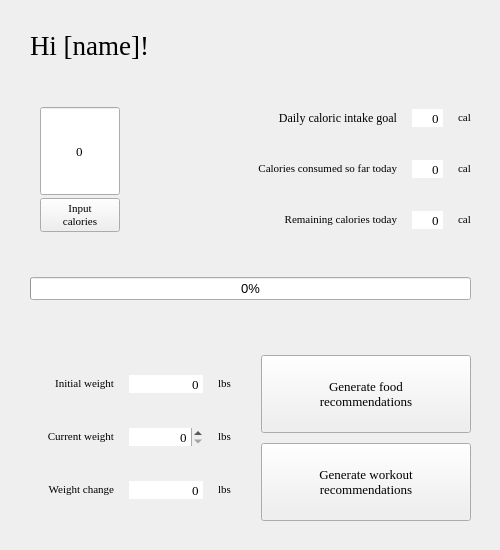
    <widget class="QWidget" name="mainpage">
     <widget class="QWidget" name="verticalLayoutWidget_10">
      <property name="geometry">
       <rect>
        <x>10</x>
        <y>10</y>
        <width>481</width>
        <height>531</height>
       </rect>
      </property>
      <layout class="QVBoxLayout" name="mainpagelayout">
       <property name="spacing">
        <number>25</number>
       </property>
       <property name="leftMargin">
        <number>20</number>
       </property>
       <property name="topMargin">
        <number>20</number>
       </property>
       <property name="rightMargin">
        <number>20</number>
       </property>
       <property name="bottomMargin">
        <number>20</number>
       </property>
       <item>
        <layout class="QHBoxLayout" name="namelayout">
         <item>
          <widget class="QLabel" name="namelabel">
           <property name="sizePolicy">
            <sizepolicy hsizetype="Fixed" vsizetype="Fixed">
             <horstretch>0</horstretch>
             <verstretch>0</verstretch>
            </sizepolicy>
           </property>
           <property name="font">
            <font>
             <family>Georgia</family>
             <pointsize>20</pointsize>
            </font>
           </property>
           <property name="text">
            <string>Hi [name]!</string>
           </property>
          </widget>
         </item>
         <item>
          <spacer name="namespacer">
           <property name="orientation">
            <enum>Qt::Horizontal</enum>
           </property>
           <property name="sizeType">
            <enum>QSizePolicy::MinimumExpanding</enum>
           </property>
           <property name="sizeHint" stdset="0">
            <size>
             <width>40</width>
             <height>20</height>
            </size>
           </property>
          </spacer>
         </item>
        </layout>
       </item>
       <item>
        <layout class="QHBoxLayout" name="calorieslayout">
         <property name="spacing">
          <number>2</number>
         </property>
         <item>
          <layout class="QVBoxLayout" name="caloriesinputlayout">
           <property name="spacing">
            <number>2</number>
           </property>
           <property name="leftMargin">
            <number>10</number>
           </property>
           <property name="topMargin">
            <number>20</number>
           </property>
           <property name="rightMargin">
            <number>10</number>
           </property>
           <property name="bottomMargin">
            <number>20</number>
           </property>
           <item>
            <widget class="QSpinBox" name="caloriesinput">
             <property name="sizePolicy">
              <sizepolicy hsizetype="Fixed" vsizetype="MinimumExpanding">
               <horstretch>0</horstretch>
               <verstretch>0</verstretch>
              </sizepolicy>
             </property>
             <property name="maximumSize">
              <size>
               <width>80</width>
               <height>16777215</height>
              </size>
             </property>
             <property name="font">
              <font>
               <family>Georgia</family>
               <pointsize>10</pointsize>
              </font>
             </property>
             <property name="alignment">
              <set>Qt::AlignCenter</set>
             </property>
             <property name="buttonSymbols">
              <enum>QAbstractSpinBox::NoButtons</enum>
             </property>
             <property name="maximum">
              <number>1000</number>
             </property>
            </widget>
           </item>
           <item>
            <widget class="QPushButton" name="caloriesinputbutton">
             <property name="sizePolicy">
              <sizepolicy hsizetype="Fixed" vsizetype="Fixed">
               <horstretch>0</horstretch>
               <verstretch>0</verstretch>
              </sizepolicy>
             </property>
             <property name="maximumSize">
              <size>
               <width>80</width>
               <height>16777215</height>
              </size>
             </property>
             <property name="font">
              <font>
               <family>Georgia</family>
               <pointsize>8</pointsize>
              </font>
             </property>
             <property name="text">
              <string>Input 
calories</string>
             </property>
            </widget>
           </item>
          </layout>
         </item>
         <item>
          <layout class="QGridLayout" name="caloriesnumsgrid">
           <property name="horizontalSpacing">
            <number>15</number>
           </property>
           <property name="verticalSpacing">
            <number>10</number>
           </property>
           <item row="2" column="2">
            <widget class="QLabel" name="callabel3">
             <property name="sizePolicy">
              <sizepolicy hsizetype="Fixed" vsizetype="Fixed">
               <horstretch>0</horstretch>
               <verstretch>0</verstretch>
              </sizepolicy>
             </property>
             <property name="font">
              <font>
               <family>Georgia</family>
               <pointsize>8</pointsize>
              </font>
             </property>
             <property name="text">
              <string>cal</string>
             </property>
            </widget>
           </item>
           <item row="1" column="1">
            <widget class="QSpinBox" name="todaycaloriesnum">
             <property name="sizePolicy">
              <sizepolicy hsizetype="Preferred" vsizetype="Fixed">
               <horstretch>0</horstretch>
               <verstretch>0</verstretch>
              </sizepolicy>
             </property>
             <property name="font">
              <font>
               <family>Georgia</family>
               <pointsize>10</pointsize>
              </font>
             </property>
             <property name="autoFillBackground">
              <bool>false</bool>
             </property>
             <property name="frame">
              <bool>false</bool>
             </property>
             <property name="alignment">
              <set>Qt::AlignRight|Qt::AlignTrailing|Qt::AlignVCenter</set>
             </property>
             <property name="readOnly">
              <bool>true</bool>
             </property>
             <property name="buttonSymbols">
              <enum>QAbstractSpinBox::NoButtons</enum>
             </property>
             <property name="maximum">
              <number>3000</number>
             </property>
            </widget>
           </item>
           <item row="2" column="1">
            <widget class="QSpinBox" name="remainingcaloriesnum">
             <property name="sizePolicy">
              <sizepolicy hsizetype="Preferred" vsizetype="Fixed">
               <horstretch>0</horstretch>
               <verstretch>0</verstretch>
              </sizepolicy>
             </property>
             <property name="font">
              <font>
               <family>Georgia</family>
               <pointsize>10</pointsize>
              </font>
             </property>
             <property name="autoFillBackground">
              <bool>false</bool>
             </property>
             <property name="frame">
              <bool>false</bool>
             </property>
             <property name="alignment">
              <set>Qt::AlignRight|Qt::AlignTrailing|Qt::AlignVCenter</set>
             </property>
             <property name="readOnly">
              <bool>true</bool>
             </property>
             <property name="buttonSymbols">
              <enum>QAbstractSpinBox::NoButtons</enum>
             </property>
             <property name="maximum">
              <number>3000</number>
             </property>
            </widget>
           </item>
           <item row="1" column="0">
            <widget class="QLabel" name="todaycalorieslabel">
             <property name="sizePolicy">
              <sizepolicy hsizetype="MinimumExpanding" vsizetype="Fixed">
               <horstretch>0</horstretch>
               <verstretch>0</verstretch>
              </sizepolicy>
             </property>
             <property name="font">
              <font>
               <family>Georgia</family>
               <pointsize>8</pointsize>
              </font>
             </property>
             <property name="text">
              <string>Calories consumed so far today</string>
             </property>
             <property name="alignment">
              <set>Qt::AlignRight|Qt::AlignTrailing|Qt::AlignVCenter</set>
             </property>
             <property name="wordWrap">
              <bool>false</bool>
             </property>
            </widget>
           </item>
           <item row="2" column="0">
            <widget class="QLabel" name="remainingcalorieslabel">
             <property name="sizePolicy">
              <sizepolicy hsizetype="MinimumExpanding" vsizetype="Fixed">
               <horstretch>0</horstretch>
               <verstretch>0</verstretch>
              </sizepolicy>
             </property>
             <property name="font">
              <font>
               <family>Georgia</family>
               <pointsize>8</pointsize>
              </font>
             </property>
             <property name="text">
              <string>Remaining calories today</string>
             </property>
             <property name="alignment">
              <set>Qt::AlignRight|Qt::AlignTrailing|Qt::AlignVCenter</set>
             </property>
             <property name="wordWrap">
              <bool>false</bool>
             </property>
            </widget>
           </item>
           <item row="1" column="2">
            <widget class="QLabel" name="callabel2">
             <property name="sizePolicy">
              <sizepolicy hsizetype="Fixed" vsizetype="Fixed">
               <horstretch>0</horstretch>
               <verstretch>0</verstretch>
              </sizepolicy>
             </property>
             <property name="font">
              <font>
               <family>Georgia</family>
               <pointsize>8</pointsize>
              </font>
             </property>
             <property name="text">
              <string>cal</string>
             </property>
            </widget>
           </item>
           <item row="0" column="0">
            <widget class="QLabel" name="goalcalorieslabel">
             <property name="sizePolicy">
              <sizepolicy hsizetype="MinimumExpanding" vsizetype="Fixed">
               <horstretch>0</horstretch>
               <verstretch>0</verstretch>
              </sizepolicy>
             </property>
             <property name="font">
              <font>
               <family>Georgia</family>
              </font>
             </property>
             <property name="text">
              <string>Daily caloric intake goal</string>
             </property>
             <property name="alignment">
              <set>Qt::AlignRight|Qt::AlignTrailing|Qt::AlignVCenter</set>
             </property>
             <property name="wordWrap">
              <bool>false</bool>
             </property>
            </widget>
           </item>
           <item row="0" column="1">
            <widget class="QSpinBox" name="goalcaloriesnum">
             <property name="sizePolicy">
              <sizepolicy hsizetype="Preferred" vsizetype="Fixed">
               <horstretch>0</horstretch>
               <verstretch>0</verstretch>
              </sizepolicy>
             </property>
             <property name="font">
              <font>
               <family>Georgia</family>
               <pointsize>10</pointsize>
              </font>
             </property>
             <property name="autoFillBackground">
              <bool>false</bool>
             </property>
             <property name="frame">
              <bool>false</bool>
             </property>
             <property name="alignment">
              <set>Qt::AlignRight|Qt::AlignTrailing|Qt::AlignVCenter</set>
             </property>
             <property name="readOnly">
              <bool>true</bool>
             </property>
             <property name="buttonSymbols">
              <enum>QAbstractSpinBox::NoButtons</enum>
             </property>
             <property name="maximum">
              <number>3000</number>
             </property>
            </widget>
           </item>
           <item row="0" column="2">
            <widget class="QLabel" name="callabel1">
             <property name="sizePolicy">
              <sizepolicy hsizetype="Fixed" vsizetype="Fixed">
               <horstretch>0</horstretch>
               <verstretch>0</verstretch>
              </sizepolicy>
             </property>
             <property name="font">
              <font>
               <family>Georgia</family>
               <pointsize>8</pointsize>
              </font>
             </property>
             <property name="text">
              <string>cal</string>
             </property>
            </widget>
           </item>
          </layout>
         </item>
        </layout>
       </item>
       <item>
        <widget class="QProgressBar" name="caloriesprogressbar">
         <property name="sizePolicy">
          <sizepolicy hsizetype="Preferred" vsizetype="Fixed">
           <horstretch>0</horstretch>
           <verstretch>0</verstretch>
          </sizepolicy>
         </property>
         <property name="font">
          <font>
           <pointsize>10</pointsize>
          </font>
         </property>
         <property name="value">
          <number>0</number>
         </property>
         <property name="alignment">
          <set>Qt::AlignCenter</set>
         </property>
        </widget>
       </item>
       <item>
        <spacer name="caloriesweightspacer">
         <property name="orientation">
          <enum>Qt::Vertical</enum>
         </property>
         <property name="sizeType">
          <enum>QSizePolicy::Fixed</enum>
         </property>
         <property name="sizeHint" stdset="0">
          <size>
           <width>20</width>
           <height>30</height>
          </size>
         </property>
        </spacer>
       </item>
       <item>
        <layout class="QHBoxLayout" name="weightsandbuttonslayout">
         <property name="spacing">
          <number>20</number>
         </property>
         <item>
          <layout class="QGridLayout" name="weightsgrid">
           <property name="leftMargin">
            <number>10</number>
           </property>
           <property name="topMargin">
            <number>10</number>
           </property>
           <property name="rightMargin">
            <number>10</number>
           </property>
           <property name="bottomMargin">
            <number>10</number>
           </property>
           <property name="horizontalSpacing">
            <number>15</number>
           </property>
           <property name="verticalSpacing">
            <number>25</number>
           </property>
           <item row="1" column="0">
            <widget class="QLabel" name="currentweightlabel">
             <property name="sizePolicy">
              <sizepolicy hsizetype="Preferred" vsizetype="Fixed">
               <horstretch>0</horstretch>
               <verstretch>0</verstretch>
              </sizepolicy>
             </property>
             <property name="font">
              <font>
               <family>Georgia</family>
               <pointsize>8</pointsize>
              </font>
             </property>
             <property name="text">
              <string>Current weight</string>
             </property>
             <property name="alignment">
              <set>Qt::AlignRight|Qt::AlignTrailing|Qt::AlignVCenter</set>
             </property>
            </widget>
           </item>
           <item row="2" column="0">
            <widget class="QLabel" name="weightchangelabel">
             <property name="sizePolicy">
              <sizepolicy hsizetype="Preferred" vsizetype="Fixed">
               <horstretch>0</horstretch>
               <verstretch>0</verstretch>
              </sizepolicy>
             </property>
             <property name="font">
              <font>
               <family>Georgia</family>
               <pointsize>8</pointsize>
              </font>
             </property>
             <property name="text">
              <string>Weight change</string>
             </property>
             <property name="alignment">
              <set>Qt::AlignRight|Qt::AlignTrailing|Qt::AlignVCenter</set>
             </property>
            </widget>
           </item>
           <item row="0" column="0">
            <widget class="QLabel" name="initialweightlabel">
             <property name="sizePolicy">
              <sizepolicy hsizetype="Preferred" vsizetype="Fixed">
               <horstretch>0</horstretch>
               <verstretch>0</verstretch>
              </sizepolicy>
             </property>
             <property name="font">
              <font>
               <family>Georgia</family>
               <pointsize>8</pointsize>
              </font>
             </property>
             <property name="text">
              <string>Initial weight</string>
             </property>
             <property name="alignment">
              <set>Qt::AlignRight|Qt::AlignTrailing|Qt::AlignVCenter</set>
             </property>
            </widget>
           </item>
           <item row="0" column="2">
            <widget class="QLabel" name="lbslabel1">
             <property name="sizePolicy">
              <sizepolicy hsizetype="Fixed" vsizetype="Fixed">
               <horstretch>0</horstretch>
               <verstretch>0</verstretch>
              </sizepolicy>
             </property>
             <property name="font">
              <font>
               <family>Georgia</family>
               <pointsize>8</pointsize>
              </font>
             </property>
             <property name="text">
              <string>lbs</string>
             </property>
            </widget>
           </item>
           <item row="1" column="2">
            <widget class="QLabel" name="lbslabel2">
             <property name="sizePolicy">
              <sizepolicy hsizetype="Fixed" vsizetype="Fixed">
               <horstretch>0</horstretch>
               <verstretch>0</verstretch>
              </sizepolicy>
             </property>
             <property name="font">
              <font>
               <family>Georgia</family>
               <pointsize>8</pointsize>
              </font>
             </property>
             <property name="text">
              <string>lbs</string>
             </property>
            </widget>
           </item>
           <item row="2" column="2">
            <widget class="QLabel" name="lbslabel3">
             <property name="sizePolicy">
              <sizepolicy hsizetype="Fixed" vsizetype="Fixed">
               <horstretch>0</horstretch>
               <verstretch>0</verstretch>
              </sizepolicy>
             </property>
             <property name="font">
              <font>
               <family>Georgia</family>
               <pointsize>8</pointsize>
              </font>
             </property>
             <property name="text">
              <string>lbs</string>
             </property>
            </widget>
           </item>
           <item row="0" column="1">
            <widget class="QSpinBox" name="initialweightnum">
             <property name="sizePolicy">
              <sizepolicy hsizetype="Preferred" vsizetype="Fixed">
               <horstretch>0</horstretch>
               <verstretch>0</verstretch>
              </sizepolicy>
             </property>
             <property name="font">
              <font>
               <family>Georgia</family>
               <pointsize>10</pointsize>
              </font>
             </property>
             <property name="autoFillBackground">
              <bool>false</bool>
             </property>
             <property name="frame">
              <bool>false</bool>
             </property>
             <property name="alignment">
              <set>Qt::AlignRight|Qt::AlignTrailing|Qt::AlignVCenter</set>
             </property>
             <property name="readOnly">
              <bool>true</bool>
             </property>
             <property name="buttonSymbols">
              <enum>QAbstractSpinBox::NoButtons</enum>
             </property>
             <property name="maximum">
              <number>300</number>
             </property>
            </widget>
           </item>
           <item row="2" column="1">
            <widget class="QSpinBox" name="weightchangenum">
             <property name="sizePolicy">
              <sizepolicy hsizetype="Preferred" vsizetype="Fixed">
               <horstretch>0</horstretch>
               <verstretch>0</verstretch>
              </sizepolicy>
             </property>
             <property name="font">
              <font>
               <family>Georgia</family>
               <pointsize>10</pointsize>
              </font>
             </property>
             <property name="autoFillBackground">
              <bool>false</bool>
             </property>
             <property name="frame">
              <bool>false</bool>
             </property>
             <property name="alignment">
              <set>Qt::AlignRight|Qt::AlignTrailing|Qt::AlignVCenter</set>
             </property>
             <property name="readOnly">
              <bool>true</bool>
             </property>
             <property name="buttonSymbols">
              <enum>QAbstractSpinBox::NoButtons</enum>
             </property>
             <property name="minimum">
              <number>-300</number>
             </property>
             <property name="maximum">
              <number>300</number>
             </property>
            </widget>
           </item>
           <item row="1" column="1">
            <widget class="QSpinBox" name="currentweightnum">
             <property name="sizePolicy">
              <sizepolicy hsizetype="Preferred" vsizetype="Fixed">
               <horstretch>0</horstretch>
               <verstretch>0</verstretch>
              </sizepolicy>
             </property>
             <property name="font">
              <font>
               <family>Georgia</family>
               <pointsize>10</pointsize>
              </font>
             </property>
             <property name="autoFillBackground">
              <bool>false</bool>
             </property>
             <property name="frame">
              <bool>false</bool>
             </property>
             <property name="alignment">
              <set>Qt::AlignRight|Qt::AlignTrailing|Qt::AlignVCenter</set>
             </property>
             <property name="readOnly">
              <bool>false</bool>
             </property>
             <property name="buttonSymbols">
              <enum>QAbstractSpinBox::UpDownArrows</enum>
             </property>
             <property name="maximum">
              <number>300</number>
             </property>
            </widget>
           </item>
          </layout>
         </item>
         <item>
          <layout class="QVBoxLayout" name="generatebuttonslayout">
           <property name="spacing">
            <number>10</number>
           </property>
           <item>
            <widget class="QPushButton" name="generatefoodsbutton">
             <property name="sizePolicy">
              <sizepolicy hsizetype="Preferred" vsizetype="MinimumExpanding">
               <horstretch>0</horstretch>
               <verstretch>0</verstretch>
              </sizepolicy>
             </property>
             <property name="font">
              <font>
               <family>Georgia</family>
               <pointsize>10</pointsize>
              </font>
             </property>
             <property name="text">
              <string>Generate food 
recommendations</string>
             </property>
            </widget>
           </item>
           <item>
            <widget class="QPushButton" name="generateworkoutsbutton">
             <property name="sizePolicy">
              <sizepolicy hsizetype="Preferred" vsizetype="MinimumExpanding">
               <horstretch>0</horstretch>
               <verstretch>0</verstretch>
              </sizepolicy>
             </property>
             <property name="font">
              <font>
               <family>Georgia</family>
               <pointsize>10</pointsize>
              </font>
             </property>
             <property name="text">
              <string>Generate workout 
recommendations</string>
             </property>
            </widget>
           </item>
          </layout>
         </item>
        </layout>
       </item>
      </layout>
     </widget>
    </widget>
